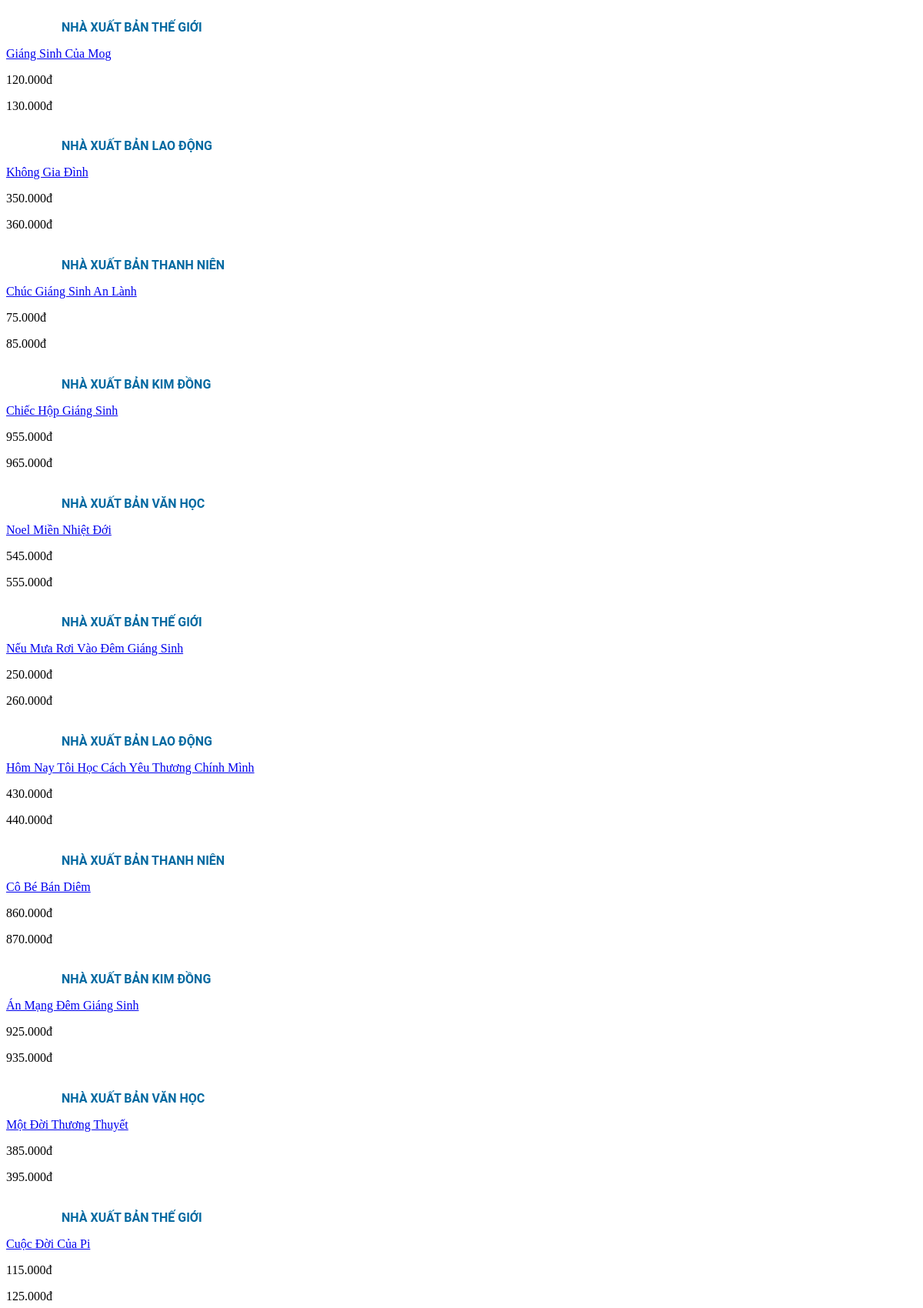
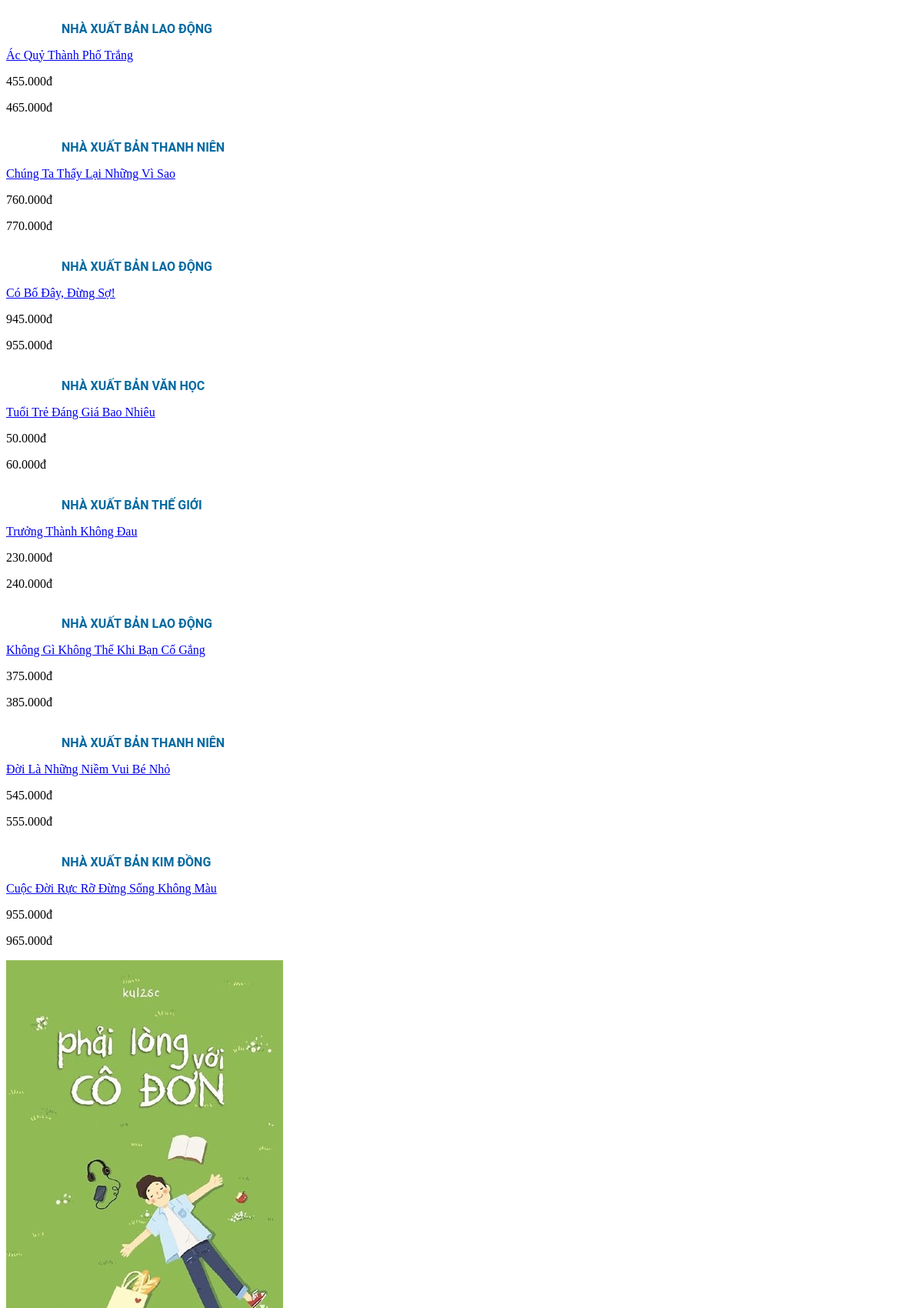
/project/html/php/timkiem.php (upper part), run on the app's committed database (2 pictures, top to bottom).
### tables this page shows
CREATE TABLE `sanpham` (
  `id_sanpham` int(11) NOT NULL,
  `ten_sach` varchar(255) NOT NULL,
  `img` varchar(255) DEFAULT NULL,
  `mota_sp` text DEFAULT NULL,
  `id_nhaxuatban` int(11) NOT NULL,
  `id_loai_spham` int(11) NOT NULL,
  `id_tacgia` int(11) NOT NULL,
  `trangthai` enum('1','0') NOT NULL DEFAULT '1'
);

CREATE TABLE `nhaxuatban` (
  `id_nhaxuatban` int(11) NOT NULL,
  `ten_nha_xuat_ban` varchar(255) NOT NULL,
  `diachi` text NOT NULL,
  `phone` varchar(255) NOT NULL,
  `email` varchar(255) NOT NULL
);

CREATE TABLE `giatien` (
  `id_giatien` int(11) NOT NULL,
  `id_sanpham` int(11) NOT NULL,
  `gia` double(10,3) NOT NULL DEFAULT 0.000,
  `gia_khuyen_mai` double(10,3) NOT NULL DEFAULT 0.000,
  `id_khoanggia` int(11) NOT NULL,
  `phan_tram_khuyen_mai` int(11) NOT NULL
);

### project/html/php/timkiem.php (the view, shortened to what this page needs)
<?php
if (isset($_POST['search_button'])) {
    $tukhoa = mysqli_real_escape_string($con, $_POST['search_product']);
} else {
    $tukhoa = "";
}
$sql_product = mysqli_query($con, "
    SELECT sanpham.*, nhaxuatban.ten_nha_xuat_ban, giatien.gia, giatien.gia_khuyen_mai, giatien.phan_tram_khuyen_mai
    FROM sanpham
    JOIN nhaxuatban ON sanpham.id_nhaxuatban = nhaxuatban.id_nhaxuatban
    INNER JOIN giatien ON sanpham.id_sanpham = giatien.id_sanpham
    INNER JOIN loaisanpham ON sanpham.id_loai_spham = loaisanpham.id_loai_spham
    INNER JOIN tacgia ON sanpham.id_tacgia = tacgia.id_tacgia
    WHERE sanpham.trangthai = 1 AND sanpham.ten_sach LIKE '%$tukhoa%'
");
?>
<div class="home-product">
    <div class="grid__row">
        <?php while ($row_sanpham = mysqli_fetch_array($sql_product)) { ?>
            <div class="grid__column-2-2">
                <div class="home-product-item">
                    <a href="?quanly=chitietsp&id_sp=<?php echo $row_sanpham['id_sanpham']; ?>">
                        <img class="image-2" src="../img-index/<?php echo $row_sanpham['img']; ?>" alt="">
                    </a>
                    <div class="text-product">
                        <h1 class="text-product-1"><?php echo $row_sanpham["ten_nha_xuat_ban"]; ?> </h1>
                        <p class="text-product-2">
                            <a href="#"><?php echo $row_sanpham["ten_sach"]; ?> </a>
                        </p>
                    </div>
                    <div class="price-product">
                        <p class="price-product-1"><?php echo $row_sanpham["gia_khuyen_mai"] . 'đ'; ?></p>
                        <p class="price-product-2"><?php echo $row_sanpham["gia"] . 'đ'; ?></p>
                    </div>
                </div>
            </div>
        <?php } ?>
    </div>
</div>

### project/html/php/timkiem.php (style rules this page uses)
.text-product-1 { text-align: left; width: 220px; margin-left: 72px; text-transform: uppercase; font-size: 16px; margin-right: 70px; font-weight: 50px; padding-top: 7px; color: #0369a1; font-family: 'Roboto', sans-serif; }

### data on the page
sanpham: id_nhaxuatban.ten_nha_xuat_ban "NHÀ XUẤT BẢN THẾ GIỚI", ten_sach "Giáng Sinh Của Mog", giatien.gia_khuyen_mai "120.000", giatien.gia "130.000"
sanpham: id_nhaxuatban.ten_nha_xuat_ban "NHÀ XUẤT BẢN LAO ĐỘNG", ten_sach "Không Gia Đình", giatien.gia_khuyen_mai "350.000", giatien.gia "360.000"
sanpham: id_nhaxuatban.ten_nha_xuat_ban "NHÀ XUẤT BẢN THANH NIÊN", ten_sach "Chúc Giáng Sinh An Lành", giatien.gia_khuyen_mai "75.000", giatien.gia "85.000"
sanpham: id_nhaxuatban.ten_nha_xuat_ban "NHÀ XUẤT BẢN KIM ĐỒNG", ten_sach "Chiếc Hộp Giáng Sinh", giatien.gia_khuyen_mai "955.000", giatien.gia "965.000"
sanpham: id_nhaxuatban.ten_nha_xuat_ban "NHÀ XUẤT BẢN VĂN HỌC", ten_sach "Noel Miền Nhiệt Đới", giatien.gia_khuyen_mai "545.000", giatien.gia "555.000"
sanpham: id_nhaxuatban.ten_nha_xuat_ban "NHÀ XUẤT BẢN THẾ GIỚI", ten_sach "Nếu Mưa Rơi Vào Đêm Giáng Sinh", giatien.gia_khuyen_mai "250.000", giatien.gia "260.000"
sanpham: id_nhaxuatban.ten_nha_xuat_ban "NHÀ XUẤT BẢN LAO ĐỘNG", ten_sach "Hôm Nay Tôi Học Cách Yêu Thương Chính Mình", giatien.gia_khuyen_mai "430.000", giatien.gia "440.000"
sanpham: id_nhaxuatban.ten_nha_xuat_ban "NHÀ XUẤT BẢN THANH NIÊN", ten_sach "Cô Bé Bán Diêm", giatien.gia_khuyen_mai "860.000", giatien.gia "870.000"
sanpham: id_nhaxuatban.ten_nha_xuat_ban "NHÀ XUẤT BẢN KIM ĐỒNG", ten_sach "Án Mạng Đêm Giáng Sinh", giatien.gia_khuyen_mai "925.000", giatien.gia "935.000"
sanpham: id_nhaxuatban.ten_nha_xuat_ban "NHÀ XUẤT BẢN VĂN HỌC", ten_sach "Một Đời Thương Thuyết", giatien.gia_khuyen_mai "385.000", giatien.gia "395.000"
sanpham: id_nhaxuatban.ten_nha_xuat_ban "NHÀ XUẤT BẢN THẾ GIỚI", ten_sach "Cuộc Đời Của Pi", giatien.gia_khuyen_mai "115.000", giatien.gia "125.000"
sanpham: id_nhaxuatban.ten_nha_xuat_ban "NHÀ XUẤT BẢN LAO ĐỘNG", ten_sach "Ác Quỷ Thành Phố Trắng", giatien.gia_khuyen_mai "455.000", giatien.gia "465.000"
sanpham: id_nhaxuatban.ten_nha_xuat_ban "NHÀ XUẤT BẢN THANH NIÊN", ten_sach "Chúng Ta Thấy Lại Những Vì Sao", giatien.gia_khuyen_mai "760.000", giatien.gia "770.000"
sanpham: id_nhaxuatban.ten_nha_xuat_ban "NHÀ XUẤT BẢN LAO ĐỘNG", ten_sach "Có Bố Đây, Đừng Sợ!", giatien.gia_khuyen_mai "945.000", giatien.gia "955.000"
sanpham: id_nhaxuatban.ten_nha_xuat_ban "NHÀ XUẤT BẢN VĂN HỌC", ten_sach "Tuổi Trẻ Đáng Giá Bao Nhiêu", giatien.gia_khuyen_mai "50.000", giatien.gia "60.000"
sanpham: id_nhaxuatban.ten_nha_xuat_ban "NHÀ XUẤT BẢN THẾ GIỚI", ten_sach "Trưởng Thành Không Đau", giatien.gia_khuyen_mai "230.000", giatien.gia "240.000"
sanpham: id_nhaxuatban.ten_nha_xuat_ban "NHÀ XUẤT BẢN LAO ĐỘNG", ten_sach "Không Gì Không Thể Khi Bạn Cố Gắng", giatien.gia_khuyen_mai "375.000", giatien.gia "385.000"
sanpham: id_nhaxuatban.ten_nha_xuat_ban "NHÀ XUẤT BẢN THANH NIÊN", ten_sach "Đời Là Những Niềm Vui Bé Nhỏ", giatien.gia_khuyen_mai "545.000", giatien.gia "555.000"
sanpham: id_nhaxuatban.ten_nha_xuat_ban "NHÀ XUẤT BẢN KIM ĐỒNG", ten_sach "Cuộc Đời Rực Rỡ Đừng Sống Không Màu", giatien.gia_khuyen_mai "955.000", giatien.gia "965.000"
sanpham: img (picture)
